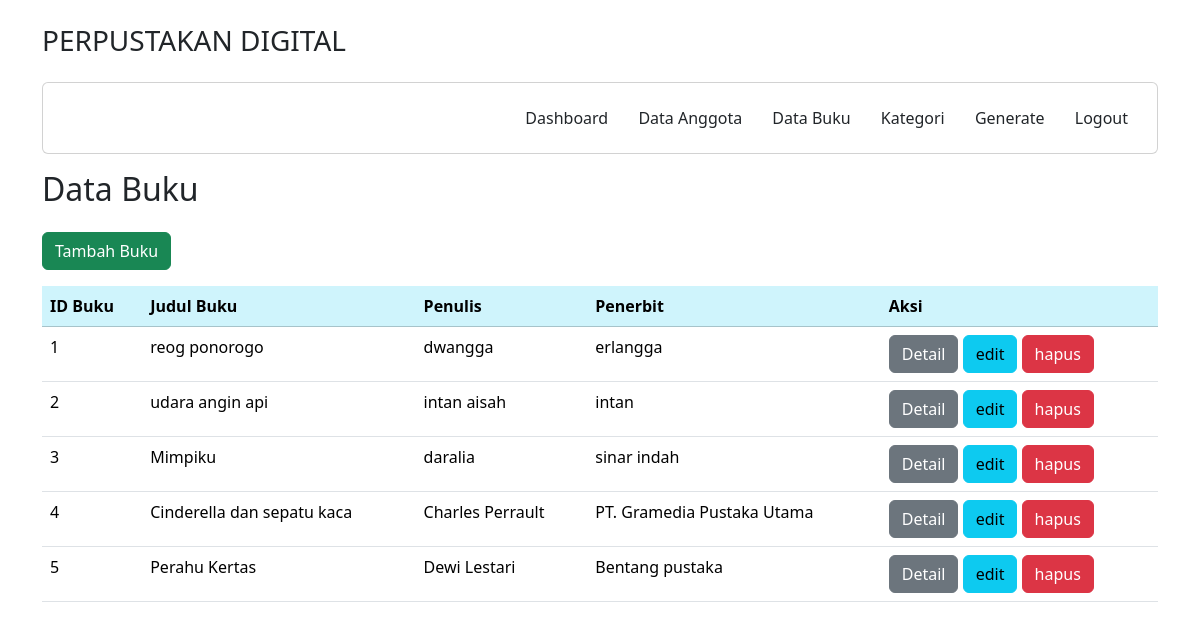
Screenshot of /admin/buku.php with the database file from the repository.
### tables this page shows
CREATE TABLE `buku` (
  `id_buku` int(11) NOT NULL,
  `id_kategori` int(11) NOT NULL,
  `judul` varchar(255) NOT NULL,
  `penulis` varchar(255) NOT NULL,
  `foto` varchar(100) NOT NULL,
  `buku` varchar(200) NOT NULL,
  `penerbit` varchar(255) NOT NULL,
  `tahun_terbit` int(11) NOT NULL,
  `deskripsi` varchar(1000) NOT NULL
);

### admin/buku.php (the view, shortened to what this page needs)
<?php
include 'layout/header.php'
?>
<div class="container">
   <div class="row" style="margin-top: 1rem;">
      <h2>Data Buku</h2>
      <div class="col">
         <a href="data/tambah_buku.php" class="btn btn-success my-3">Tambah Buku</a>
         <table class="table mb-2">
            <thead class="table table-info">
               <tr>
                  <th scope="col">ID Buku</th>
                  <th scope="col">Judul Buku</th>
                  <th scope="col">Penulis</th>
                  <th scope="col">Penerbit</th>
                  <th scope="col">Aksi</th>
               </tr>
            </thead>
            <tbody>
               <?php
               include('../koneksi/koneksi.php');
               $no = 1;
               $query = mysqli_query($koneksi, "SELECT * FROM buku");
               while ($row = mysqli_fetch_array($query)) {
               ?>
                  <tr>
                     <td><?php echo $no++; ?></td>
                     <td><?php echo $row['judul']; ?></td>
                     <td><?php echo $row['penulis']; ?></td>
                     <td><?php echo $row['penerbit']; ?></td>
                     <td>
                        <a href="data/detail_buku.php?id_buku=<?php echo $row['id_buku']; ?>" class="btn btn-secondary">Detail</a>
                        <a href="" data-bs-toggle="modal" data-bs-target="#modalEditBuku<?php echo $row['id_buku']; ?>" class="btn btn-info">edit</a>
                        <a href="data/delete_buku.php?id_buku=<?php echo $row['id_buku']; ?>" onclick="return confirm('yakin untuk dihapus?');" class="btn btn-danger">hapus</a>
                     </td>
                  </tr>
               <?php  } ?>
            </tbody>
         </table>
      </div>
   </div>
</div>
<?php
include 'layout/footer.php'
?>

### rows the page displays
buku: judul "reog ponorogo", penulis "dwangga", penerbit "erlangga"
buku: judul "udara angin api", penulis "intan aisah", penerbit "intan"
buku: judul "Mimpiku", penulis "daralia", penerbit "sinar indah"
buku: judul "Cinderella dan sepatu kaca", penulis "Charles Perrault", penerbit "PT. Gramedia Pustaka Utama"
buku: judul "Perahu Kertas", penulis "Dewi Lestari", penerbit "Bentang pustaka"
